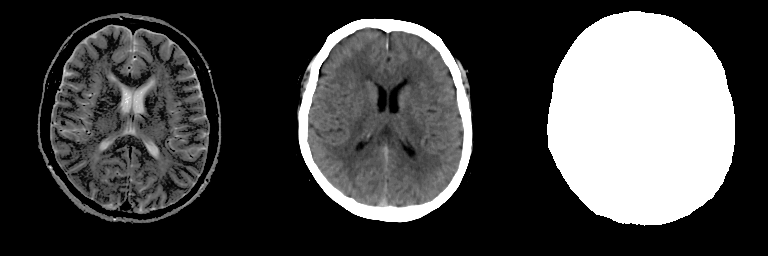
#> input picture Dataset/cyclegan_dataset/ct_mri_paired_dataset/test/1.png, 768 x 256 px; its folder holds 4 pictures in this run
$ python fetcher.py
#> lines starting #> are read from the running program, lines starting #| are printed output that depends on the picture; after the words box and inside, x2 and y2 are one past the last pixel; in counts of white or black regions, pixels touching at a corner belong together
from PIL import Image
import os

# Directory containing the original 768x256 images
images_directory = 'test'

# Create output directories
output_directory_mri = 'test/mri'
output_directory_ct = 'test/ct'
output_directory_mask = 'test/mask'

os.makedirs(output_directory_mri, exist_ok=True)
os.makedirs(output_directory_ct, exist_ok=True)
os.makedirs(output_directory_mask, exist_ok=True)

# Get all file names in the 'train' directory
all_files = os.listdir(images_directory)

# Iterate through each image file
for image_file_name in all_files:
    # Construct the path to the current image
    current_image_path = os.path.join(images_directory, image_file_name)

    # Load the current image
    original_image = Image.open(current_image_path)
#> original_image is the input picture: PIL image 768x256 L; min 0, max 255, mean 70.5

    # Extract and save each 256x256 subimage into the corresponding folder
    for subimage_number, subimage_type in enumerate(["mri", "ct", "mask"]):
        left = subimage_number * 256
        upper = 0
        right = left + 256
        lower = upper + 256

        # Crop the subimage
        subimage = original_image.crop((left, upper, right, lower))

        # Save the subimage into the corresponding folder
        subimage_folder = [output_directory_mri, output_directory_ct, output_directory_mask][subimage_number]
        os.makedirs(subimage_folder, exist_ok=True)

        # Construct the path to save the subimage
        subimage_path = os.path.join(subimage_folder, f"{os.path.splitext(image_file_name)[0]}_subimage_{subimage_type}.png")
        print(f"Saving subimage to: {subimage_path}")

        # Save the subimage
        subimage.save(subimage_path)
#> this loop made 3 passes
#> pass 1, `subimage = original_image.crop((left, upper, right, lower))`:
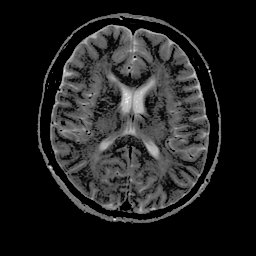
#> subimage: PIL image 256x256 L; min 0, max 255, mean 32.6
#> pass 2, `subimage = original_image.crop((left, upper, right, lower))`:
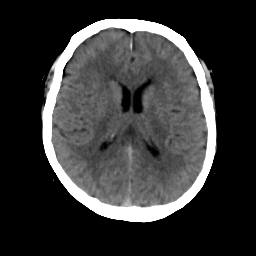
#> subimage: PIL image 256x256 L; min 0, max 255, mean 54.2
#> pass 3, `subimage = original_image.crop((left, upper, right, lower))`:
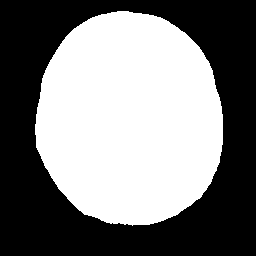
#> subimage: PIL image 256x256 L; 48.9% white; 1 white region, box (x1, y1, x2, y2) and area: (35, 11, 223, 226) 32020
#> pass 2 of the loop `for image_file_name in all_files:`:
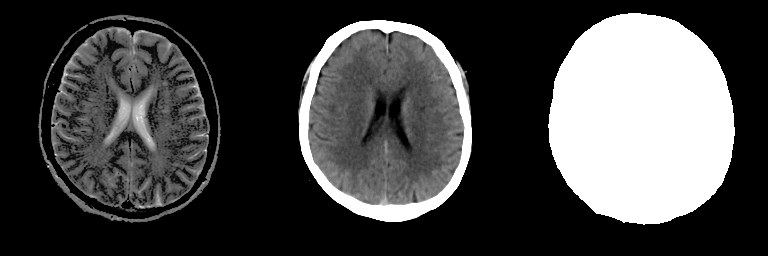
#> input picture Dataset/cyclegan_dataset/ct_mri_paired_dataset/test/12.png, 768 x 256 px
#> original_image is the input picture: PIL image 768x256 L; min 0, max 255, mean 69.2
#> the loop `for subimage_number, subimage_type in enumerate(["mri", "ct", "mask"]):` made 3 passes
#| Saving subimage to: test/mri/12_subimage_mri.png
#| Saving subimage to: test/ct/12_subimage_ct.png
#| Saving subimage to: test/mask/12_subimage_mask.png
#> pass 1, `subimage = original_image.crop((left, upper, right, lower))`:
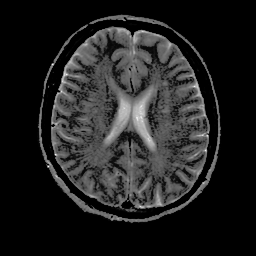
#> subimage: PIL image 256x256 L; min 0, max 255, mean 32.6
#> pass 3, `subimage = original_image.crop((left, upper, right, lower))`:
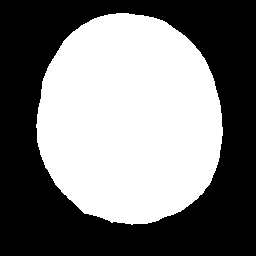
#> subimage: PIL image 256x256 L; 47.7% white; 1 white region, box (x1, y1, x2, y2) and area: (36, 13, 223, 225) 31244
#> pass 3 of the loop `for image_file_name in all_files:`:
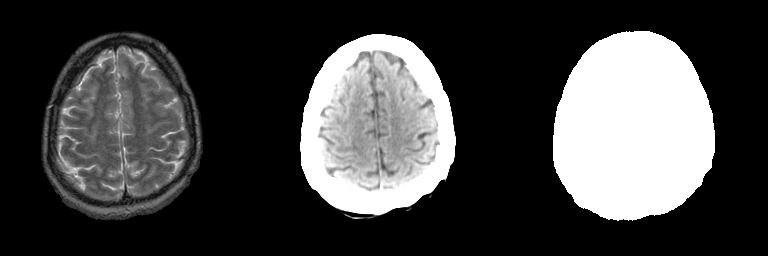
#> input picture Dataset/cyclegan_dataset/ct_mri_paired_dataset/test/14.png, 768 x 256 px
#> original_image is the input picture: PIL image 768x256 L; min 0, max 255, mean 66.1
#> the loop `for subimage_number, subimage_type in enumerate(["mri", "ct", "mask"]):` made 3 passes
#| Saving subimage to: test/mri/14_subimage_mri.png
#| Saving subimage to: test/ct/14_subimage_ct.png
#| Saving subimage to: test/mask/14_subimage_mask.png
#> pass 1, `subimage = original_image.crop((left, upper, right, lower))`:
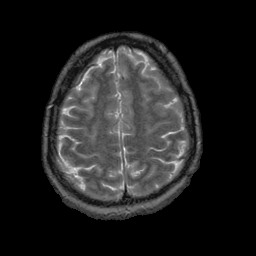
#> subimage: PIL image 256x256 L; min 0, max 255, mean 32
#> pass 3, `subimage = original_image.crop((left, upper, right, lower))`:
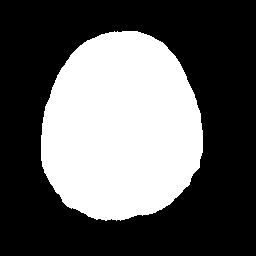
#> subimage: PIL image 256x256 L; 37.1% white; 1 white region, box (x1, y1, x2, y2) and area: (41, 31, 203, 221) 24285
#> (the run stopped early here; a loop or call above may not have finished)
